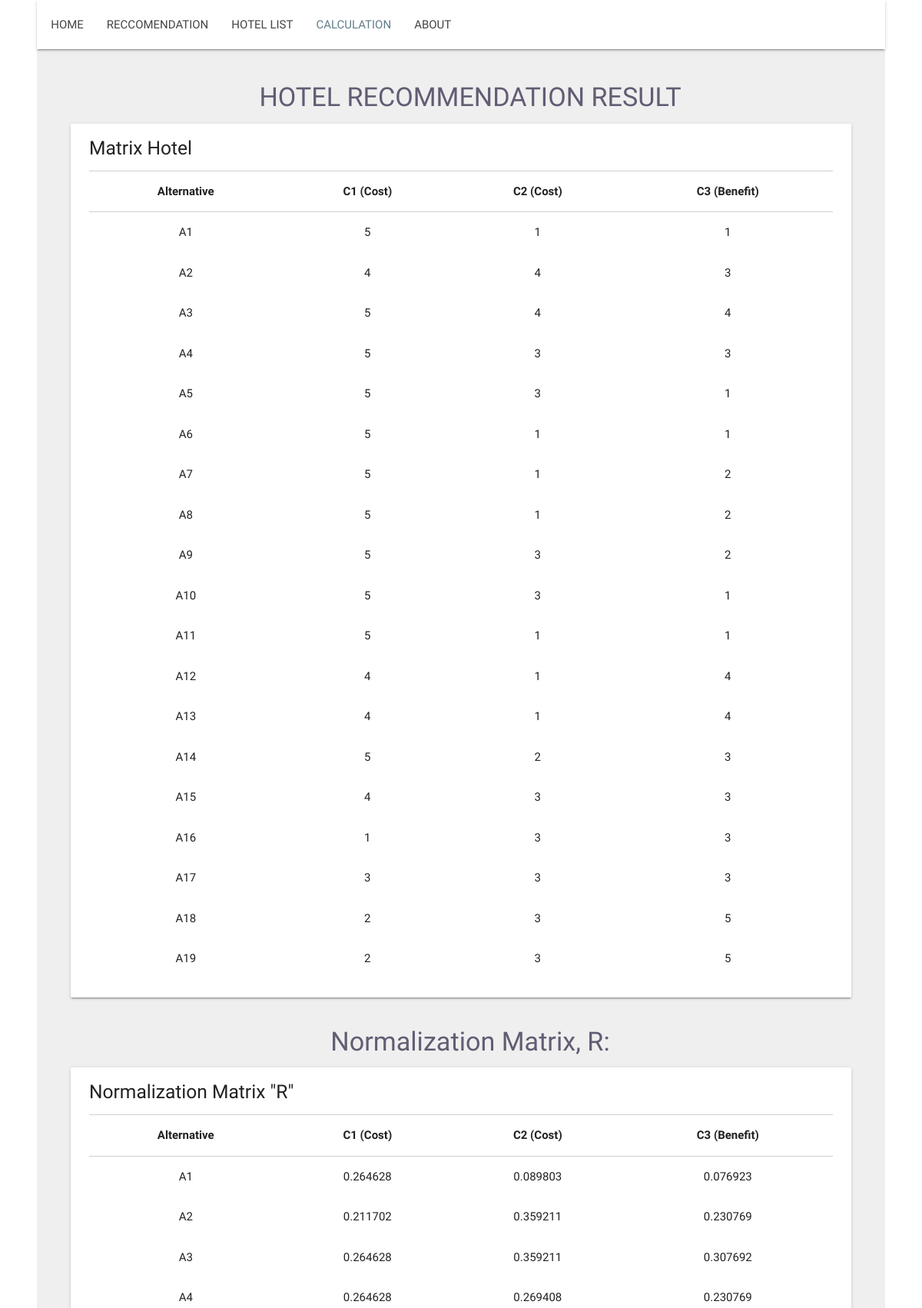
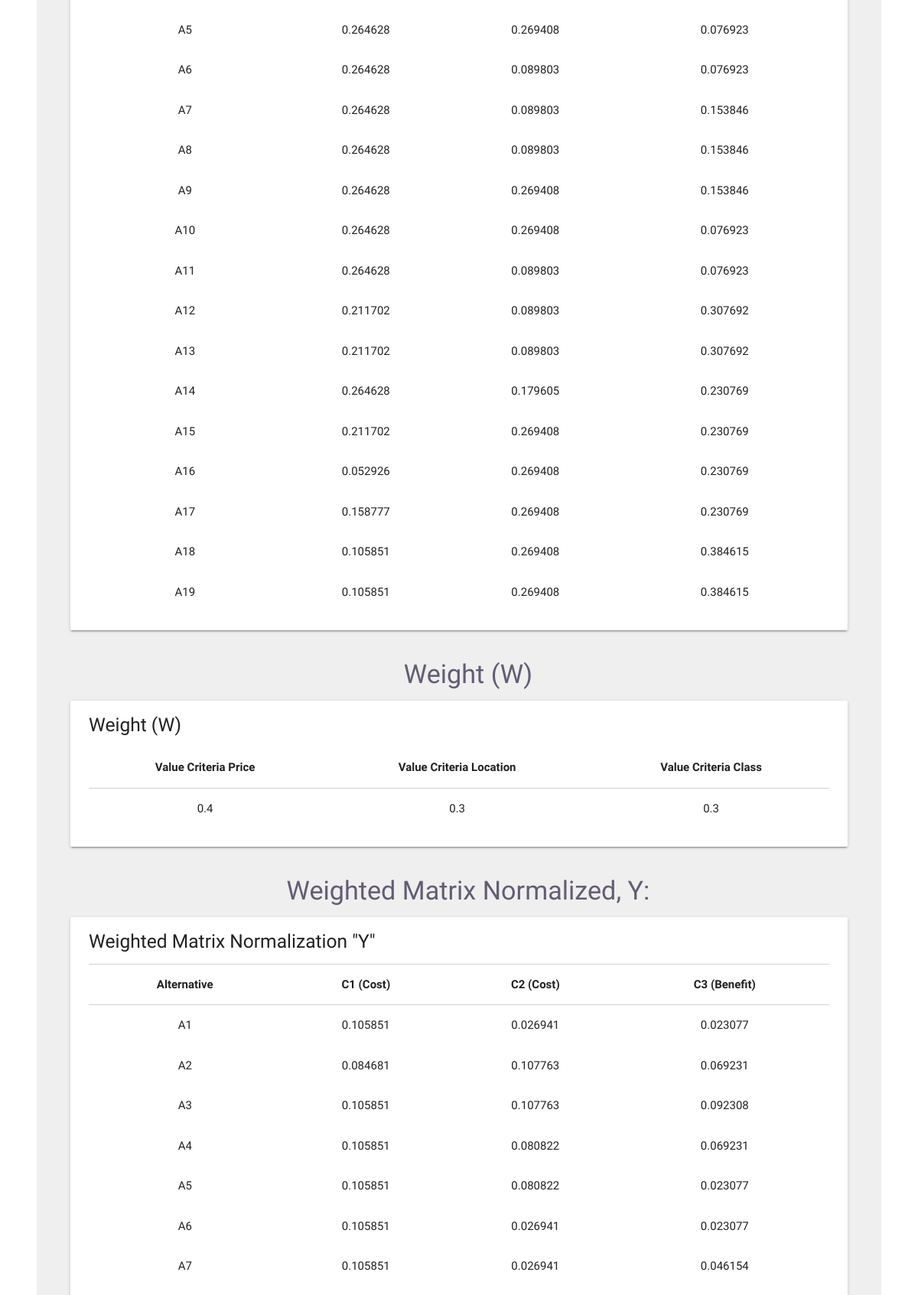
Screenshot of /hasil.php (upper part) with the database file from the repository (2 pictures, top to bottom).
### tables this page shows
CREATE TABLE `data_hotel` (
  `id_hotel` int(11) NOT NULL,
  `name_hotel` varchar(255) NOT NULL,
  `price_hotel` int(11) NOT NULL,
  `class_hotel` int(11) NOT NULL,
  `location_hotel` varchar(255) NOT NULL,
  `price_angka` int(11) NOT NULL,
  `class_angka` int(11) NOT NULL,
  `location_angka` int(11) NOT NULL
);

### hasil.php (the view, shortened to what this page needs)
<?php
include('koneksi.php');
$W1	= 0.4;
$W2	= 0.3;
$W3	= 0.3;
function pembagiNM($matrik){
	for($i=0;$i<3;$i++){
		$pangkatdua[$i] = 0;
		for($j=0;$j<sizeof($matrik);$j++){
			$pangkatdua[$i] = $pangkatdua[$i] + pow($matrik[$j][$i],2);}
		$pembagi[$i] = sqrt($pangkatdua[$i]);
	}
	return $pembagi;
}
?>
<!DOCTYPE html>
<html>
<head>
	<link type="text/css" rel="stylesheet" href="assets/css/materialize.css"  media="screen,projection"/>
	<link rel="stylesheet" href="assets/css/table.css">
	<link rel="stylesheet" href="assets/css/style.css">
	<link rel="stylesheet" href="https://cdnjs.cloudflare.com/ajax/libs/font-awesome/4.5.0/css/font-awesome.min.css">
</head>
<body>
	<div class="navbar-fixed">
		<nav>
			<div class="container">
				<div class="nav-wrapper">
					<ul class="left" style="margin-left: -52px;">
						<li><a href="index.php">HOME</a></li>
						<li><a href="rekomendasi.php">RECCOMENDATION</a></li>
						<li><a href="daftar_hotel.php">HOTEL LIST</a></li>
						<li><a class="active" href="hasil.php">CALCULATION</a></li>
						<li><a href="#about">ABOUT</a></li>
					</ul>
				</div>
			</div>
		</nav>
	</div>
	<div style="background-color: #efefef">
		<div class="container">
			<div class="section-card" style="padding: 20px 0px">
				<center>
					<h4 class="header" style="margin-left: 24px; margin-bottom: 0px; margin-top: 24px; color: #635c73;">HOTEL RECOMMENDATION RESULT</h4>
				</center>
				<ul>
					<li>
						<div class="row">
							<div class="card">
								<div class="card-content">
									<h5 style="margin-bottom: 16px; margin-top: -6px;">Matrix Hotel</h5>
									<table class="responsive-table">
										<thead style="border-top: 1px solid #d0d0d0;">
											<tr>
												<th><center>Alternative</center></th>
												<th><center>C1 (Cost)</center></th>
												<th><center>C2 (Cost)</center></th>
												<th><center>C3 (Benefit)</center></th>
											</tr>
										</thead>
										<tbody>
											<?php
											$query=mysqli_query($selectdb,"SELECT * FROM data_hotel");
											$no=1;
											while ($data_hotel=mysqli_fetch_array($query)) {
												$Matrik[$no-1]=array($data_hotel['price_angka'],$data_hotel['location_angka'],$data_hotel['class_angka'] );
												?>
												<tr>
													<td><center><?php echo "A",$no ?></center></td>
													<td><center><?php echo $data_hotel['price_angka'] ?></center></td>
													<td><center><?php echo $data_hotel['location_angka'] ?></center></td>
													<td><center><?php echo $data_hotel['class_angka'] ?></center></td>
												</tr>
												<?php
												$no++;
											}
											?>
										</tbody>
									</table>
								</div>
							</div>
						</div>
					</li>
				</ul>
				<center>
					<h4 class="header" style="margin-left: 24px; margin-bottom: 0px; margin-top: 24px; color: #635c73;">Normalization Matrix, R:</h4>
				</center>
				<ul>
					<li>
						<div class="row">
							<div class="card">
								<div class="card-content">
									<h5 style="margin-bottom: 16px; margin-top: -6px;">Normalization Matrix "R"</h5>
									<table class="responsive-table">
										<thead style="border-top: 1px solid #d0d0d0;">
											<tr>
												<th><center>Alternative</center></th>
												<th><center>C1 (Cost)</center></th>
												<th><center>C2 (Cost)</center></th>
												<th><center>C3 (Benefit)</center></th>
											</tr>
										</thead>
										<tbody>
											<?php
											$query=mysqli_query($selectdb,"SELECT * FROM data_hotel");
											$no=1;
											$pembagiNM=pembagiNM($Matrik);
											while ($data_hotel=mysqli_fetch_array($query)) {
												$MatrikNormalisasi[$no-1]=array($data_hotel['price_angka']/$pembagiNM[0],
													$data_hotel['location_angka']/$pembagiNM[1],
													$data_hotel['class_angka']/$pembagiNM[2]
												)
													?>
													<tr>
														<td><center><?php echo "A",$no ?></center></td>
														<td><center><?php echo round($data_hotel['price_angka']/$pembagiNM[0],6)?></center></td>
														<td><center><?php echo round($data_hotel['location_angka']/$pembagiNM[1],6) ?></center></td>
														<td><center><?php echo round($data_hotel['class_angka']/$pembagiNM[2],6) ?></center></td>
													</tr>
													<?php
													$no++;
												}
												?>
											</tbody>
										</table>
									</div>
								</div>
							</div>
						</li>
					</ul>
					<center>
						<h4 class="header" style="margin-left: 24px; margin-bottom: 0px; margin-top: 24px; color: #635c73;">Weight (W)</h4>
					</center>
					<ul>
						<li>
							<div class="row">
								<div class="card">
									<div class="card-content">
									<h5 style="margin-bottom: 16px; margin-top: -6px;">Weight (W)</h5>
										<table class="responsive-table">
											<thead>
												<tr>
													<th><center>Value Criteria Price</center></th>
													<th><center>Value Criteria Location</center></th>
													<th><center>Value Criteria Class</center></th>
												</tr>
											</thead>
											<tbody>
												<tr>
													<td><center><?php echo($W1);?></center></td>
													<td><center><?php echo($W2);?></center></td>
													<td><center><?php echo($W3);?></center></td>
												</tr>
											</tbody>
										</table>
									</div>
								</div>
							</div>
						</li>
					</ul>
					<center>
						<h4 class="header" style="margin-left: 24px; margin-bottom: 0px; margin-top: 24px; color: #635c73;">Weighted Matrix Normalized, Y:</h4>
					</center>
					<ul>
						<li>
							<div class="row">
								<div class="card">
									<div class="card-content">
										<h5 style="margin-bottom: 16px; margin-top: -6px;">Weighted Matrix Normalization "Y"</h5>
										<table class="responsive-table">
											<thead style="border-top: 1px solid #d0d0d0;">
												<tr>
													<th><center>Alternative</center></th>
													<th><center>C1 (Cost)</center></th>
													<th><center>C2 (Cost)</center></th>
													<th><center>C3 (Benefit)</center></th>
												</tr>
											</thead>
											<tbody>
												<?php
												$query=mysqli_query($selectdb,"SELECT * FROM data_hotel");
												$no=1;
												while ($data_hotel=mysqli_fetch_array($query)) {
														?>
														<tr>
															<td><center><?php echo "A",$no ?></center></td>
															<td><center><?php echo round($MatrikNormalisasi[$no-1][0]*$W1,6) ?></center></td>
															<td><center><?php echo round($MatrikNormalisasi[$no-1][1]*$W2,6) ?></center></td>
															<td><center><?php echo round($MatrikNormalisasi[$no-1][2]*$W3,6) ?></center></td>
														</tr>
														<?php
														$no++;
													}
													?>
												</tbody>
											</table>
										</div>
									</div>
								</div>
							</li>
						</ul>
				</div>
			</div>
		</div>
	</body>
	</html>

### assets/css/style.css (style rules this page uses)
nav ul a, nav .brand-logo { color: #444; }
.section-card { padding-top: 6rem; padding-bottom: 6rem; }

### rows the page displays
data_hotel: price_angka "5", location_angka "1", class_angka "1", $data_hotel['price_angka']/$pembagiNM[0] "0.264628", $data_hotel['location_angka']/$pembagiNM[1] "0.089803", $data_hotel['class_angka']/$pembagiNM[2] "0.076923", W1 "0.105851", W2 "0.026941", W3 "0.023077"
data_hotel: price_angka "4", location_angka "4", class_angka "3", $data_hotel['price_angka']/$pembagiNM[0] "0.211702", $data_hotel['location_angka']/$pembagiNM[1] "0.359211", $data_hotel['class_angka']/$pembagiNM[2] "0.230769", W1 "0.084681", W2 "0.107763", W3 "0.069231"
data_hotel: price_angka "5", location_angka "4", class_angka "4", $data_hotel['price_angka']/$pembagiNM[0] "0.264628", $data_hotel['location_angka']/$pembagiNM[1] "0.359211", $data_hotel['class_angka']/$pembagiNM[2] "0.307692", W1 "0.105851", W2 "0.107763", W3 "0.092308"
data_hotel: price_angka "5", location_angka "3", class_angka "3", $data_hotel['price_angka']/$pembagiNM[0] "0.264628", $data_hotel['location_angka']/$pembagiNM[1] "0.269408", $data_hotel['class_angka']/$pembagiNM[2] "0.230769", W1 "0.105851", W2 "0.080822", W3 "0.069231"
data_hotel: price_angka "5", location_angka "3", class_angka "1", $data_hotel['price_angka']/$pembagiNM[0] "0.264628", $data_hotel['location_angka']/$pembagiNM[1] "0.269408", $data_hotel['class_angka']/$pembagiNM[2] "0.076923", W1 "0.105851", W2 "0.080822", W3 "0.023077"
data_hotel: price_angka "5", location_angka "1", class_angka "1", $data_hotel['price_angka']/$pembagiNM[0] "0.264628", $data_hotel['location_angka']/$pembagiNM[1] "0.089803", $data_hotel['class_angka']/$pembagiNM[2] "0.076923", W1 "0.105851", W2 "0.026941", W3 "0.023077"
data_hotel: price_angka "5", location_angka "1", class_angka "2", $data_hotel['price_angka']/$pembagiNM[0] "0.264628", $data_hotel['location_angka']/$pembagiNM[1] "0.089803", $data_hotel['class_angka']/$pembagiNM[2] "0.153846", W1 "0.105851", W2 "0.026941", W3 "0.046154"
data_hotel: price_angka "5", location_angka "1", class_angka "2", $data_hotel['price_angka']/$pembagiNM[0] "0.264628", $data_hotel['location_angka']/$pembagiNM[1] "0.089803", $data_hotel['class_angka']/$pembagiNM[2] "0.153846"
data_hotel: price_angka "5", location_angka "3", class_angka "2", $data_hotel['price_angka']/$pembagiNM[0] "0.264628", $data_hotel['location_angka']/$pembagiNM[1] "0.269408", $data_hotel['class_angka']/$pembagiNM[2] "0.153846"
data_hotel: price_angka "5", location_angka "3", class_angka "1", $data_hotel['price_angka']/$pembagiNM[0] "0.264628", $data_hotel['location_angka']/$pembagiNM[1] "0.269408", $data_hotel['class_angka']/$pembagiNM[2] "0.076923"
data_hotel: price_angka "5", location_angka "1", class_angka "1", $data_hotel['price_angka']/$pembagiNM[0] "0.264628", $data_hotel['location_angka']/$pembagiNM[1] "0.089803", $data_hotel['class_angka']/$pembagiNM[2] "0.076923"
data_hotel: price_angka "4", location_angka "1", class_angka "4", $data_hotel['price_angka']/$pembagiNM[0] "0.211702", $data_hotel['location_angka']/$pembagiNM[1] "0.089803", $data_hotel['class_angka']/$pembagiNM[2] "0.307692"
data_hotel: price_angka "4", location_angka "1", class_angka "4", $data_hotel['price_angka']/$pembagiNM[0] "0.211702", $data_hotel['location_angka']/$pembagiNM[1] "0.089803", $data_hotel['class_angka']/$pembagiNM[2] "0.307692"
data_hotel: price_angka "5", location_angka "2", class_angka "3", $data_hotel['price_angka']/$pembagiNM[0] "0.264628", $data_hotel['location_angka']/$pembagiNM[1] "0.179605", $data_hotel['class_angka']/$pembagiNM[2] "0.230769"
data_hotel: price_angka "4", location_angka "3", class_angka "3", $data_hotel['price_angka']/$pembagiNM[0] "0.211702", $data_hotel['location_angka']/$pembagiNM[1] "0.269408", $data_hotel['class_angka']/$pembagiNM[2] "0.230769"
data_hotel: price_angka "1", location_angka "3", class_angka "3", $data_hotel['price_angka']/$pembagiNM[0] "0.052926", $data_hotel['location_angka']/$pembagiNM[1] "0.269408", $data_hotel['class_angka']/$pembagiNM[2] "0.230769"
data_hotel: price_angka "3", location_angka "3", class_angka "3", $data_hotel['price_angka']/$pembagiNM[0] "0.158777", $data_hotel['location_angka']/$pembagiNM[1] "0.269408", $data_hotel['class_angka']/$pembagiNM[2] "0.230769"
data_hotel: price_angka "2", location_angka "3", class_angka "5", $data_hotel['price_angka']/$pembagiNM[0] "0.105851", $data_hotel['location_angka']/$pembagiNM[1] "0.269408", $data_hotel['class_angka']/$pembagiNM[2] "0.384615"
data_hotel: price_angka "2", location_angka "3", class_angka "5", $data_hotel['price_angka']/$pembagiNM[0] "0.105851", $data_hotel['location_angka']/$pembagiNM[1] "0.269408", $data_hotel['class_angka']/$pembagiNM[2] "0.384615"

### other values shown
$W1 "0.4"
$W2 "0.3"
$W3 "0.3"
